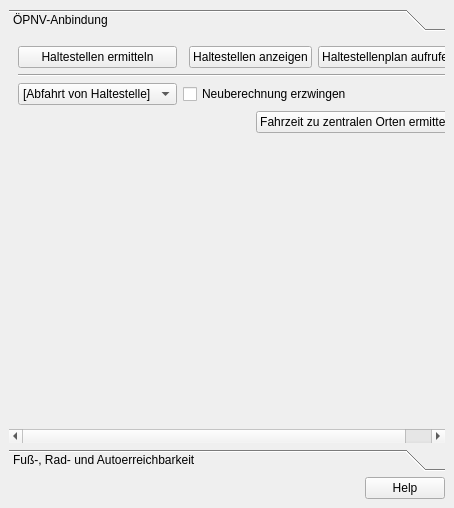
<?xml version="1.0" encoding="UTF-8"?>
<ui version="4.0">
 <class>DockWidget</class>
 <widget class="QDockWidget" name="DockWidget">
  <property name="geometry">
   <rect>
    <x>0</x>
    <y>0</y>
    <width>454</width>
    <height>508</height>
   </rect>
  </property>
  <property name="windowTitle">
   <string>Projekt-Check Analyse-Tools // Erreichbarkeit</string>
  </property>
  <widget class="QWidget" name="dockWidgetContents">
   <layout class="QVBoxLayout" name="verticalLayout">
    <item>
     <widget class="QToolBox" name="toolBox">
      <property name="currentIndex">
       <number>0</number>
      </property>
      <widget class="QWidget" name="page">
       <property name="geometry">
        <rect>
         <x>0</x>
         <y>0</y>
         <width>436</width>
         <height>385</height>
        </rect>
       </property>
       <attribute name="label">
        <string>ÖPNV-Anbindung</string>
       </attribute>
       <layout class="QGridLayout" name="gridLayout">
        <item row="3" column="2" colspan="2">
         <widget class="QPushButton" name="pushButton_9">
          <property name="sizePolicy">
           <sizepolicy hsizetype="Fixed" vsizetype="Fixed">
            <horstretch>0</horstretch>
            <verstretch>0</verstretch>
           </sizepolicy>
          </property>
          <property name="layoutDirection">
           <enum>Qt::RightToLeft</enum>
          </property>
          <property name="text">
           <string>Fahrzeit zu zentralen Orten ermitteln</string>
          </property>
         </widget>
        </item>
        <item row="1" column="0" colspan="5">
         <widget class="Line" name="line">
          <property name="orientation">
           <enum>Qt::Horizontal</enum>
          </property>
         </widget>
        </item>
        <item row="0" column="0">
         <widget class="QPushButton" name="pushButton_3">
          <property name="sizePolicy">
           <sizepolicy hsizetype="Minimum" vsizetype="Fixed">
            <horstretch>0</horstretch>
            <verstretch>0</verstretch>
           </sizepolicy>
          </property>
          <property name="text">
           <string>Haltestellen ermitteln</string>
          </property>
         </widget>
        </item>
        <item row="0" column="2">
         <widget class="QPushButton" name="pushButton_4">
          <property name="sizePolicy">
           <sizepolicy hsizetype="Fixed" vsizetype="Fixed">
            <horstretch>0</horstretch>
            <verstretch>0</verstretch>
           </sizepolicy>
          </property>
          <property name="text">
           <string>Haltestellen anzeigen</string>
          </property>
         </widget>
        </item>
        <item row="0" column="3">
         <widget class="QPushButton" name="pushButton_5">
          <property name="sizePolicy">
           <sizepolicy hsizetype="Minimum" vsizetype="Fixed">
            <horstretch>0</horstretch>
            <verstretch>0</verstretch>
           </sizepolicy>
          </property>
          <property name="text">
           <string>Haltestellenplan aufrufen</string>
          </property>
         </widget>
        </item>
        <item row="2" column="0">
         <widget class="QComboBox" name="ovstop_combo">
          <item>
           <property name="text">
            <string>[Abfahrt von Haltestelle]</string>
           </property>
          </item>
         </widget>
        </item>
        <item row="4" column="0">
         <spacer name="verticalSpacer_3">
          <property name="orientation">
           <enum>Qt::Vertical</enum>
          </property>
          <property name="sizeType">
           <enum>QSizePolicy::Expanding</enum>
          </property>
          <property name="sizeHint" stdset="0">
           <size>
            <width>20</width>
            <height>40</height>
           </size>
          </property>
         </spacer>
        </item>
        <item row="0" column="1">
         <spacer name="horizontalSpacer">
          <property name="orientation">
           <enum>Qt::Horizontal</enum>
          </property>
          <property name="sizeHint" stdset="0">
           <size>
            <width>40</width>
            <height>20</height>
           </size>
          </property>
         </spacer>
        </item>
        <item row="2" column="1" colspan="3">
         <widget class="QCheckBox" name="checkBox_7">
          <property name="text">
           <string>Neuberechnung erzwingen</string>
          </property>
         </widget>
        </item>
       </layout>
      </widget>
      <widget class="QWidget" name="page_2">
       <property name="geometry">
        <rect>
         <x>0</x>
         <y>0</y>
         <width>436</width>
         <height>385</height>
        </rect>
       </property>
       <attribute name="label">
        <string>Fuß-, Rad- und Autoerreichbarkeit</string>
       </attribute>
       <layout class="QGridLayout" name="gridLayout_2">
        <item row="4" column="3">
         <spacer name="horizontalSpacer_2">
          <property name="orientation">
           <enum>Qt::Horizontal</enum>
          </property>
          <property name="sizeHint" stdset="0">
           <size>
            <width>40</width>
            <height>20</height>
           </size>
          </property>
         </spacer>
        </item>
        <item row="4" column="4">
         <widget class="QPushButton" name="pushButton_10">
          <property name="sizePolicy">
           <sizepolicy hsizetype="Fixed" vsizetype="Fixed">
            <horstretch>0</horstretch>
            <verstretch>0</verstretch>
           </sizepolicy>
          </property>
          <property name="layoutDirection">
           <enum>Qt::RightToLeft</enum>
          </property>
          <property name="text">
           <string>Isochronen erzeugen</string>
          </property>
         </widget>
        </item>
        <item row="0" column="0">
         <widget class="QLabel" name="label_3">
          <property name="text">
           <string>Erreichbarkeit in Minuten</string>
          </property>
         </widget>
        </item>
        <item row="0" column="1">
         <widget class="QSpinBox" name="spinBox">
          <property name="minimum">
           <number>1</number>
          </property>
          <property name="value">
           <number>15</number>
          </property>
         </widget>
        </item>
        <item row="14" column="0">
         <spacer name="verticalSpacer_2">
          <property name="orientation">
           <enum>Qt::Vertical</enum>
          </property>
          <property name="sizeType">
           <enum>QSizePolicy::Expanding</enum>
          </property>
          <property name="sizeHint" stdset="0">
           <size>
            <width>20</width>
            <height>40</height>
           </size>
          </property>
         </spacer>
        </item>
        <item row="4" column="1">
         <widget class="QSpinBox" name="spinBox_3">
          <property name="minimum">
           <number>1</number>
          </property>
          <property name="value">
           <number>3</number>
          </property>
         </widget>
        </item>
        <item row="4" column="0">
         <widget class="QLabel" name="label_4">
          <property name="text">
           <string>Anzahl Zwischenschritte</string>
          </property>
         </widget>
        </item>
        <item row="11" column="0" colspan="5">
         <widget class="Line" name="line_2">
          <property name="orientation">
           <enum>Qt::Horizontal</enum>
          </property>
         </widget>
        </item>
        <item row="13" column="0">
         <widget class="QLabel" name="label_5">
          <property name="text">
           <string>Radius in Kilometern</string>
          </property>
         </widget>
        </item>
        <item row="13" column="1">
         <widget class="QSpinBox" name="spinBox_4">
          <property name="minimum">
           <number>1</number>
          </property>
          <property name="value">
           <number>10</number>
          </property>
         </widget>
        </item>
        <item row="13" column="4">
         <widget class="QPushButton" name="pushButton_12">
          <property name="sizePolicy">
           <sizepolicy hsizetype="Fixed" vsizetype="Fixed">
            <horstretch>0</horstretch>
            <verstretch>0</verstretch>
           </sizepolicy>
          </property>
          <property name="layoutDirection">
           <enum>Qt::RightToLeft</enum>
          </property>
          <property name="text">
           <string>Einrichtungen einlesen</string>
          </property>
         </widget>
        </item>
       </layout>
      </widget>
     </widget>
    </item>
    <item>
     <widget class="QDialogButtonBox" name="buttonBox_2">
      <property name="standardButtons">
       <set>QDialogButtonBox::Help</set>
      </property>
     </widget>
    </item>
   </layout>
  </widget>
 </widget>
 <resources/>
 <connections/>
</ui>
